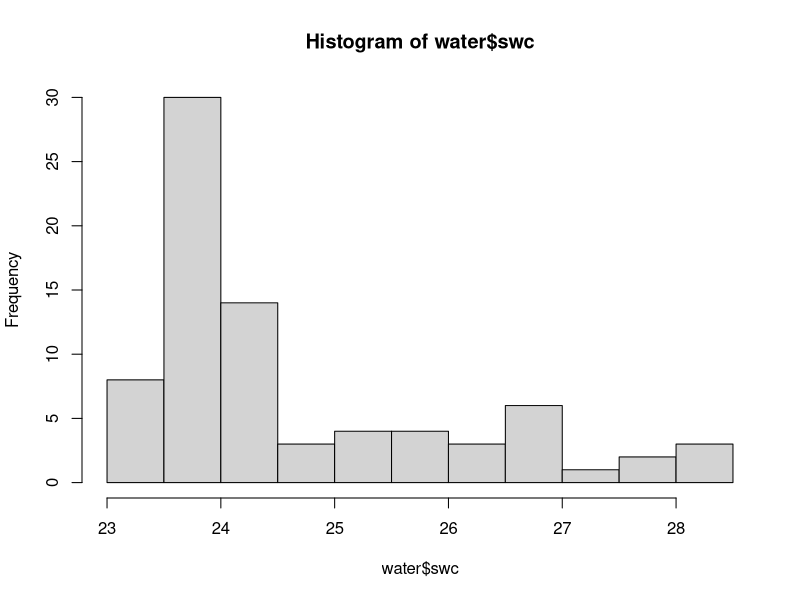
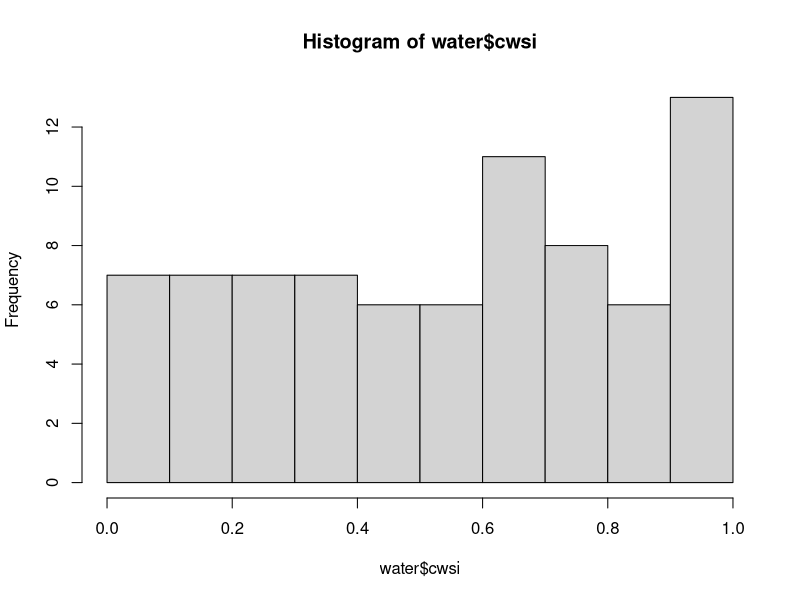
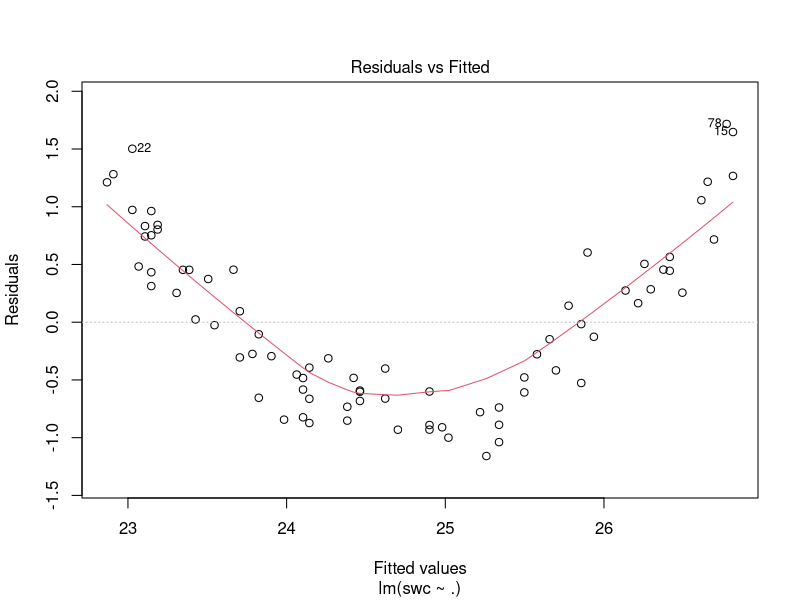
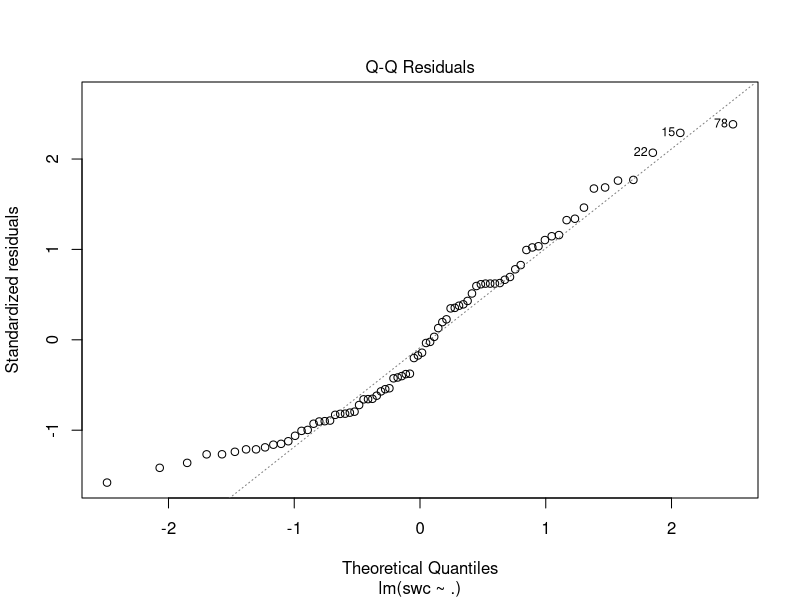
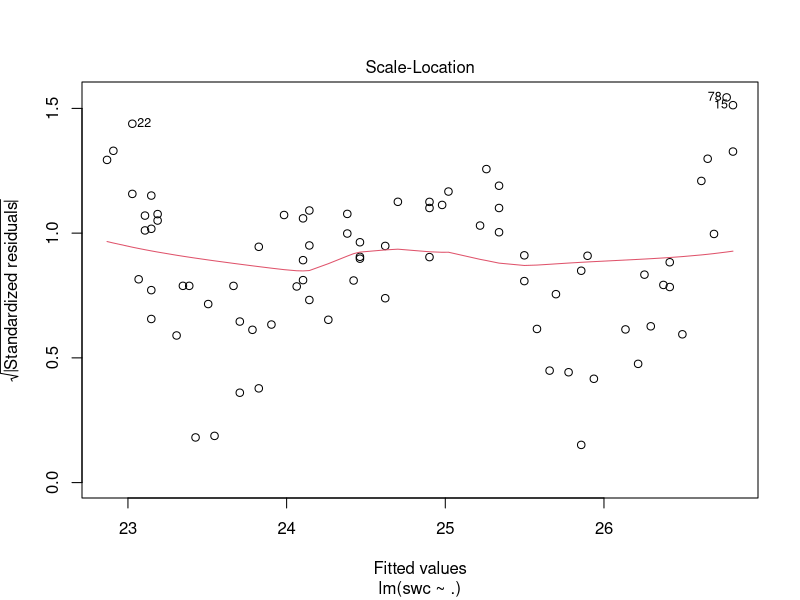
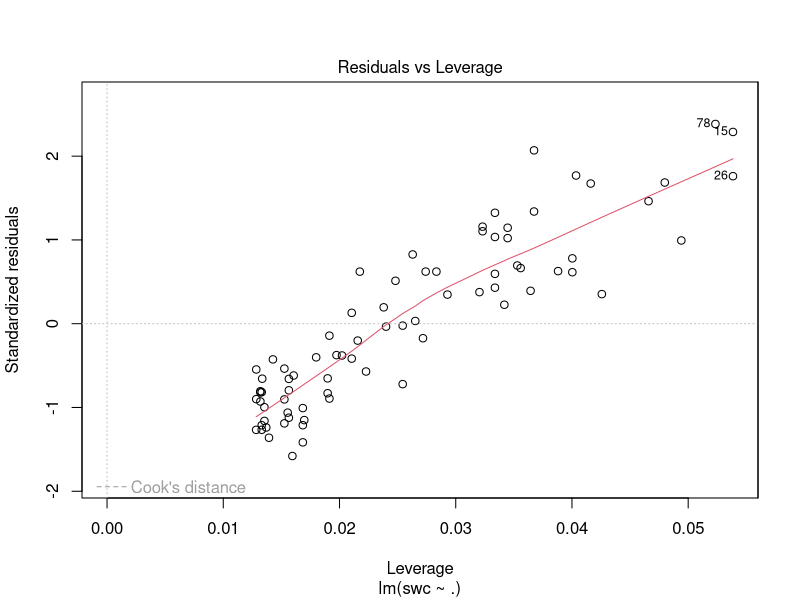
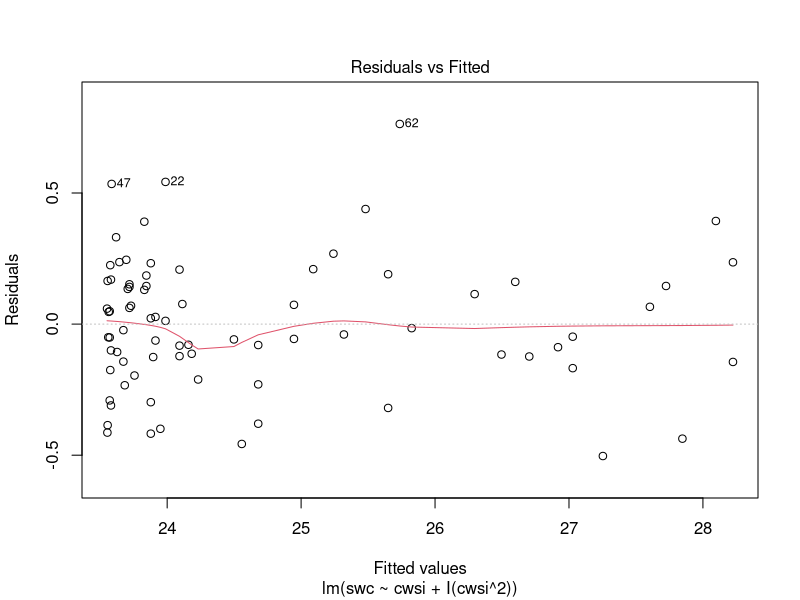
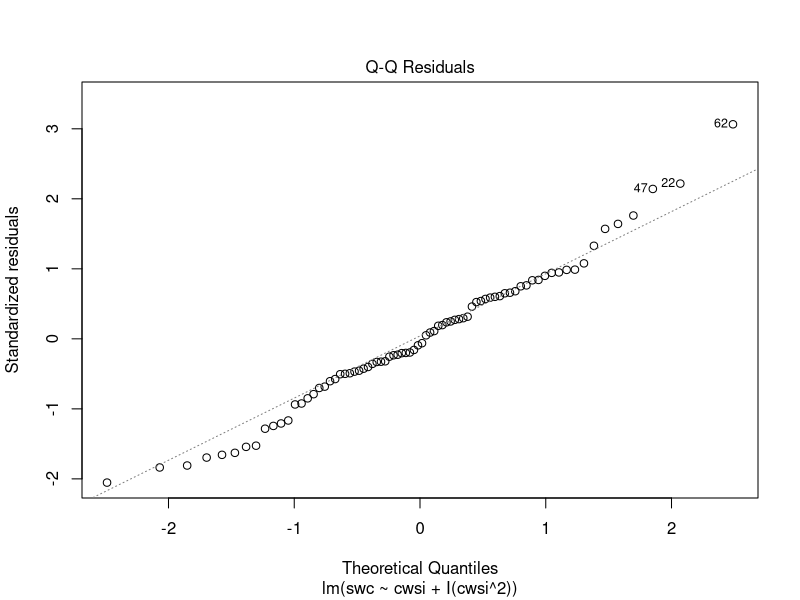

Here is the R script that generated these plots, in order:
# read in the data
water <- read.table('AgricultureWater.txt',header=T)

###########################
# EDA
###########################

# Values within expected range
summary(water)

# SWC is non-normal
hist(water$swc)
# CWSI is pretty uniform
hist(water$cwsi)

mod <- lm(swc ~ ., data = water)
# Not a linear relationship
plot(mod)

# Try a polynomial. Need I() function to make it handle poly
poly <- lm(swc ~ cwsi + I(cwsi^2), data = water)
# Much better residuals
plot(poly)

# Plot the data vs. poly model line (uses prediction values to get Y's)
plot(water$cwsi, water$swc)
x.out = seq(0, 1, .01)
newdata = data.frame(cwsi = x.out)
y.out <- predict(poly, newdata = newdata)
lines(x.out, y.out, col = 'mediumorchid3')
# Given description (CWSI -> 1 means high stress and water needs to be added)
# This would say that as stress increases, water needs to be added, but also it has more water available

###########################
# Non-linear options: 
###########################
# Can do transformation on Y
log_mod <- lm(log(swc) ~ cwsi, data = water)
plot(log_mod)

# Can do a polynomial regression
poly_mod <- lm(swc ~ cwsi + I(cwsi^2) + I(cwsi^3) + I(cwsi^4), data = water)
plot(poly_mod)
# Can cause issues on edges, especially beyond range of data
# Need to choose order of polynomials (squared, cubed, etc.)
# Can use variable selection as usual
# Colinearity is an issue (higher order, more colinearity)
# Scale can be important (cube big numbers is bad)

# Basis functions: y = beta0 + beta1 * b1(x) + beta2 * b2(x) + ...
# Can do stepwise/piecemeal (different functions within different ranges of x)
# Stepwise won't be continunous at knots (boundaries of regions)
# Splines: Stepwise polynomial, but enforces continuity

###########################
# Splines
###########################
# Polynomial regression
library(splines)

## Splines (and basis function expansions)
# To use splines, you will need the `splines` library in R.  
# All basis function expansions are done within R formulas (so I hope you are comfortable with them by now).  
# For example, to fit a B-spline you would specify the formula `lm(y~bs(x, df=))` where `x` is the 
# variable you want a spline in.

# - `poly(var_name, degree=)` - creates a `degree` polynomial in `var_name`
# - `bs(var_name, df=, degree=, knots=)` - creates a `degree` B-spline in the variable `var_name` with `df` degrees of freedom.  Altneratively, you can use the `knots` argument to specify where the knots are put.  If you only give the `df` then it will put the knots equally spaced.
# - `ns(var_name, df=, degree=, knots=)` - create a `degree` natural spline in the variable `var_name` with `df` degrees of freedom or `knots`.
# - `I()` - this is for special use within formulas where you can put any function you want.  For example, if I put `y~I(x>10)` it will set up a step function at the point 10.  Likewise, `y~I(x^2)` will put a squared term for `x` (although `poly()` above is a better way to do polynomial regression).  So, anytime you alter a variable within a formula, make sure you use `I()`.
mod_spl <- lm(swc ~ bs(water$cwsi, knots = seq(0, 1, .05)), data = water)
# Having too many knots can 'overfit' the data
plot(water$cwsi, water$swc)
lines(water$cwsi[order(water$cwsi)], mod_spl$fitted.values[order(water$cwsi)])

mod_spl <- lm(swc ~ bs(water$cwsi, knots = c(0.5)), data = water)
plot(water$cwsi, water$swc)
lines(water$cwsi[order(water$cwsi)], mod_spl$fitted.values[order(water$cwsi)])

mod_spl <- lm(swc ~ bs(water$cwsi, knots = c(.5, .6)), data = water)
plot(water$cwsi, water$swc)
lines(water$cwsi[order(water$cwsi)], mod_spl$fitted.values[order(water$cwsi)])

mod_spl <- lm(swc ~ bs(water$cwsi, knots = c(.6, .7, .75, .8, .9)), data = water)
plot(water$cwsi, water$swc)
lines(water$cwsi[order(water$cwsi)], mod_spl$fitted.values[order(water$cwsi)])

# Cubic splines behave poorly outside range of data: can use natural splines (ns())
# Number of knots: has a large impact on performance
# Degrees of freedom:
# ns(): num.knots = df - 1
# bs(): num.knots = df - degree (order)
# Location of knots: Usually evenly spaced over domain

# Testing
samples <- sample(1:78, 15)
train <- water[-samples, ]
test <- water[samples,]

mod_ns_3 <- lm(swc ~ ns(train$cwsi, df = 3), data = train)
plot(train$cwsi, train$swc)
lines(train$cwsi[order(train$cwsi)], mod_ns_3$fitted.values[order(train$cwsi)])
yhat <- predict(mod_ns_3, newx = test)
RMSE = 

mod_lin_3 <- lm(swc ~ bs(train$cwsi, degree = 1, df = 3), data = train)
plot(train$cwsi, train$swc)
lines(train$cwsi[order(train$cwsi)], mod_lin_3$fitted.values[order(train$cwsi)])


